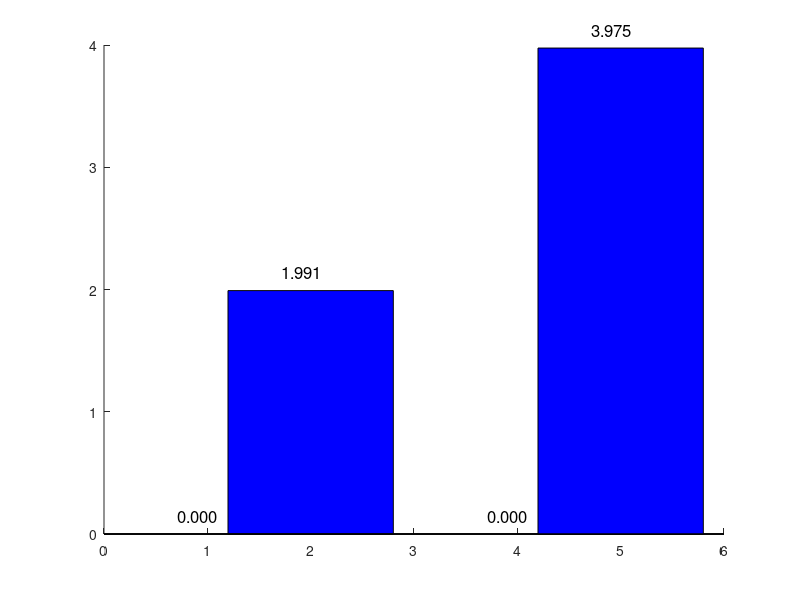

The MATLAB source for this figure: (Note: this script raises an error after producing the figure.)
%% Scaled specific conductance calculator
clear
close all

KAuBr4 = 38.0893 + 196.97 + 4*79.904;
K = 38.0893;
AuBr4 = 196.97 + 4*79.904;

% Transmission values G/G_0
trans_1 = 0;		% (8,0) lower dopant concentration
trans_2 = 1.991;		% (5,5)	lower dopant concentration
trans_3 = 0;		% (8,0) higher dopant concentration
trans_4 = 3.975;		% (5,5) higher dopant concentration

% Number of dopants in one SWNT unit cell
duc_1 = 0;
duc_2 = 0;
duc_3 = 1;
duc_4 = 2/3;

% Number of C atoms in the computational unit cell
C_uc_1 = 32;
C_uc_2 = 20;
C_uc_3 = 32;
C_uc_4 = 20;

% Mass of each dopant
m_d_1 = 0;
m_d_2 = 0;
m_d_3 = KAuBr4;
m_d_4 = KAuBr4;

% Mass of each C atom
m_C = 12.011;

% SWNT unit cell length in angstroms
len_uc_1 = 3*1.421;
len_uc_2 = sqrt(3)*1.421;
len_uc_3 = 3*1.421;
len_uc_4 = sqrt(3)*1.421;

% Scaled specific conductance
scaled_1 = trans_1 / ((m_d_1*duc_1+m_C*C_uc_1)/len_uc_1);
scaled_2 = trans_2 / ((m_d_2*duc_2+m_C*C_uc_2)/len_uc_2);
scaled_3 = trans_3 / ((m_d_3*duc_3+m_C*C_uc_3)/len_uc_3);
scaled_4 = trans_4 / ((m_d_4*duc_4+m_C*C_uc_4)/len_uc_4);

x_label = {'0.00','0.00','1.00','0.67'};
x_data = [1,2,4,5];

% Bar chart for conductance
figure(1)
hold on
y_data_1 = [trans_1;trans_2;trans_3;trans_4];
for i = 1:4
	if i == 1 || i == 3
		color_str = 'r';
	else
		color_str = 'b';
	end
	bar(x_data(i),y_data_1(i),color_str);
	text(x_data(i)-0.285,y_data_1(i)+0.15,num2str(y_data_1(i),'%.3f'),'FontSize',12);
end

fig_1 = gcf;
fig_1.PaperUnits = 'inches';
fig_1.PaperPosition = [0 0 6.75 5.5];

axes_1 = gca;
axes_1.FontSize = 12;
axes_1.XTick = x_data;
axes_1.XTickLabel = x_label;
axes_1.XLabel.String = 'Dopant Concentration (dopant/unit cell)';
axes_1.XLabel.Position = axes_1.XLabel.Position + [0 -0.0375 0];
axes_1.YLim = [0,5];
axes_1.YTick = [0:0.5:axes_1.YLim(end)];
axes_1.YGrid = 'on';
axes_1.Title.String = 'Conductance (KAuBr_4 Dopant)';
axes_1.YLabel.String = 'G/G_0';
axes_1.Box = 'on';
legend({'(8,0) SWNT','(5,5) SWNT'},'Location','Northwest','FontSize',12)

plot(axes_1.XLim,[2 2],'k--')
savefig(fig_1,'/home/khaiyi/Documents/Data/Slides/Draft 5/undoped_kaubr4_cond.fig')
print('/home/khaiyi/Documents/Data/Slides/Draft 5/Graphics/undoped_kaubr4_cond.png','-dpng','-r0')

% Bar chart for scaled specific conductance
figure(2)
hold on
y_data_2 = [scaled_1;scaled_2;scaled_3;scaled_4];
for i = 1:4
	if i == 1 || i == 3
		color_str = 'r';
	else
		color_str = 'b';
	end
	bar(x_data(i),y_data_2(i),color_str);
	text(x_data(i)-0.35,y_data_2(i)+0.0015,num2str(y_data_2(i),'%.4f'),'FontSize',12);
end

fig_2 = gcf;
fig_2.PaperUnits = 'inches';
fig_2.PaperPosition = [0 0 6.75 5.5];

axes_2 = gca;
axes_2.FontSize = 12;
axes_2.XTick = x_data;
axes_2.XTickLabel = x_label;
axes_2.XLabel.String = 'Dopant Concentration (dopant/unit cell)';
axes_2.XLabel.Position = axes_2.XLabel.Position + [0 -0.00085 0];
axes_2.YLim = [0,0.04];
axes_2.YTick = [0:0.005:axes_1.YLim(end)];
axes_2.YGrid = 'on';
axes_2.Title.String = 'Specific Conductance (KAuBr_4 Dopant)';
axes_2.YLabel.String = ['LG/mG_0 (',char(197),' amu^{-1})'];
axes_2.Box = 'on';
legend({'(8,0) SWNT','(5,5) SWNT'},'Location','Northwest','FontSize',12)

plot(axes_2.XLim,[.0204 .0204],'k--')
savefig(fig_2,'/home/khaiyi/Documents/Data/Slides/Draft 5/undoped_kaubr4_scaled_cond.fig')
print('/home/khaiyi/Documents/Data/Slides/Draft 5/Graphics/undoped_kaubr4_scaled_cond.png','-dpng','-r0')
% filename = '';
% print(filename,'-dpng','-r0');
